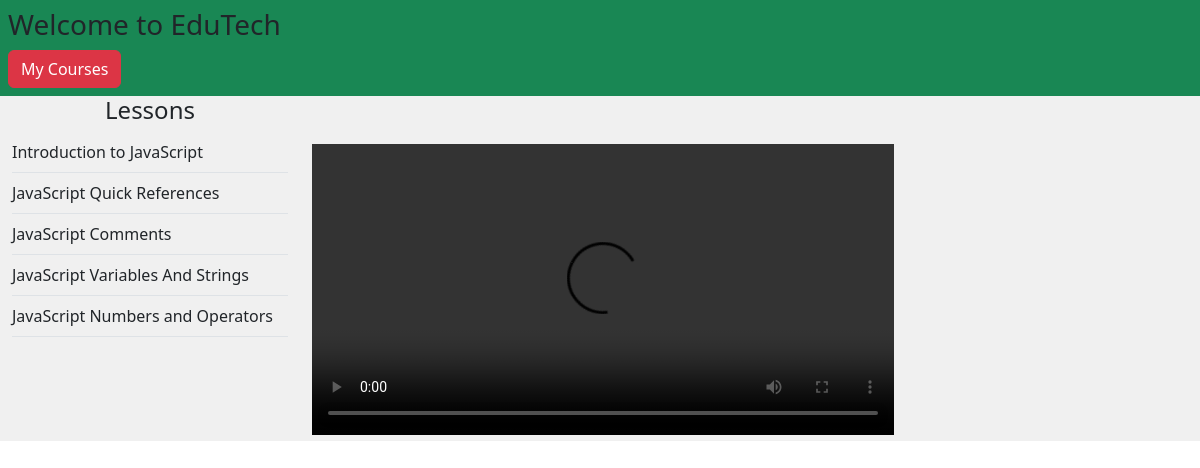
/Student/watchcourse.php?course_id=14 (signed in), run on the app's committed database.
### tables this page shows
CREATE TABLE `lesson` (
  `lesson_id` int(11) NOT NULL,
  `lesson_name` varchar(50) DEFAULT NULL,
  `lesson_desc` text DEFAULT NULL,
  `lesson_link` varchar(50) DEFAULT NULL,
  `course_id` int(11) DEFAULT NULL,
  `course_name` varchar(50) DEFAULT NULL
);

### Student/watchcourse.php (the view, shortened to what this page needs)
<?php
      include('../dbConnection.php');
      ?>
<!DOCTYPE html>
<html lang="en">
<head>
    <link rel="stylesheet" href="../css/bootstrap.min.css">
    <link rel="stylesheet" href="../css/adminstyle.css">
     <link rel="stylesheet" type="text/css" href="../css/owl.theme.default.min.css">
     <link rel="stylesheet" type="text/css" href="../css/owl.theme.default.css">
     <link rel="stylesheet" type="text/css" href="../css/owl.carousel.css">
     <link rel="stylesheet" type="text/css" href="../css/owl.carousel.min.css">
</head>
<body>
    <div class="container-fluid bg-success p-2">
        <h3>Welcome to EduTech</h3>
        <a class="btn btn-danger" href="./myCourse.php">My Courses</a>
    </div>
    <div class="container-fluid" style="background-color: #f0f0f0;">
        <div class="row">
            <div class="col-sm-3 border-right">
                <h4 class="text-center">Lessons</h4>
                <ul id="playlist" class="nav flex-column">
                    <?php
                    if(isset($_GET['course_id'])){
                        $course_id = $_GET['course_id'];
                        $sql = "SELECT * FROM Lesson WHERE course_id = '$course_id'";
                        $result = $conn->query($sql);
                        if($result->num_rows > 0){
                            while($row = $result->fetch_assoc()){
                            echo '<li class="nav-item border-bottom py-2" movieurl='. $row['lesson_link'].' style="cursor: pointer;">'.$row['lesson_name'].'</li>';
                        }
                    }
                }
                    ?>
                </ul>
            </div>
            <div class="col-sm-8">
                <video id="videoarea" src="" class="mt-5 w-75 ml-2" controls></video>
            </div>
        </div>
    </div>
</body>
</html>

### data on the page
lesson: lesson_name "Introduction to JavaScript"
lesson: lesson_name "JavaScript Quick References"
lesson: lesson_name "JavaScript Comments"
lesson: lesson_name "JavaScript Variables And Strings"
lesson: lesson_name "JavaScript Numbers and Operators"
